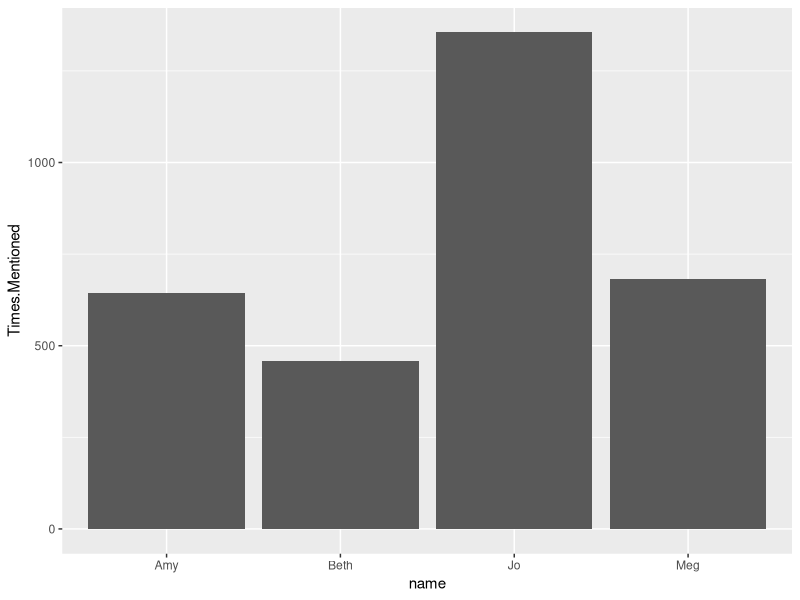

R code for this plot:
# Pushing to Github
# Yemi Ayoade
# yemiayoade@arizona.edu
# 2024/02/18

library(ggplot2)

# create data
Little_women <- data.frame(
  name = c("Meg", "Jo", "Beth", "Amy") ,
  Times.Mentioned = c(683,1355,459,645)
)

# Create plot Object
LittleWomen_plot <- ggplot(data = Little_women, mapping = aes(x = name, y = Times.Mentioned)) +
      geom_bar(stat = "identity")

# Draw plot.
print(LittleWomen_plot)

